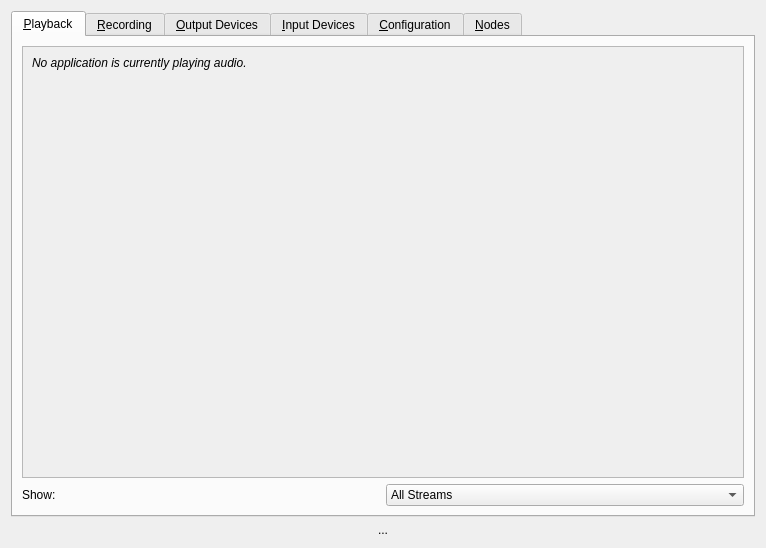
<?xml version="1.0" encoding="UTF-8"?>
<ui version="4.0">
 <class>MainWindow</class>
 <widget class="QDialog" name="MainWindow">
  <property name="geometry">
   <rect>
    <x>0</x>
    <y>0</y>
    <width>766</width>
    <height>548</height>
   </rect>
  </property>
  <property name="windowTitle">
   <string>Volume Control</string>
  </property>
  <property name="windowIcon">
   <iconset theme="multimedia-volume-control">
    <normaloff>.</normaloff>.</iconset>
  </property>
  <layout class="QVBoxLayout" name="verticalLayout">
   <item>
    <widget class="QTabWidget" name="notebook">
     <property name="currentIndex">
      <number>0</number>
     </property>
     <widget class="QWidget" name="tab">
      <attribute name="title">
       <string>&amp;Playback</string>
      </attribute>
      <layout class="QGridLayout" name="gridLayout">
       <item row="0" column="0" colspan="2">
        <widget class="QScrollArea" name="scrollArea">
         <property name="widgetResizable">
          <bool>true</bool>
         </property>
         <widget class="QWidget" name="streamsVBox">
          <property name="geometry">
           <rect>
            <x>0</x>
            <y>0</y>
            <width>730</width>
            <height>423</height>
           </rect>
          </property>
          <property name="sizePolicy">
           <sizepolicy hsizetype="Preferred" vsizetype="Maximum">
            <horstretch>0</horstretch>
            <verstretch>0</verstretch>
           </sizepolicy>
          </property>
          <layout class="QVBoxLayout" name="verticalLayout_2">
           <item>
            <widget class="QLabel" name="noStreamsLabel">
             <property name="text">
              <string>&lt;i&gt;No application is currently playing audio.&lt;/i&gt;</string>
             </property>
            </widget>
           </item>
          </layout>
         </widget>
        </widget>
       </item>
       <item row="1" column="0">
        <widget class="QLabel" name="label">
         <property name="text">
          <string>Show:</string>
         </property>
        </widget>
       </item>
       <item row="1" column="1">
        <widget class="QComboBox" name="sinkInputTypeComboBox">
         <item>
          <property name="text">
           <string>All Streams</string>
          </property>
         </item>
         <item>
          <property name="text">
           <string>Applications</string>
          </property>
         </item>
         <item>
          <property name="text">
           <string>Virtual Streams</string>
          </property>
         </item>
        </widget>
       </item>
      </layout>
     </widget>
     <widget class="QWidget" name="tab_2">
      <attribute name="title">
       <string>&amp;Recording</string>
      </attribute>
      <layout class="QGridLayout" name="gridLayout_2">
       <item row="0" column="0" colspan="2">
        <widget class="QScrollArea" name="scrollArea_2">
         <property name="widgetResizable">
          <bool>true</bool>
         </property>
         <widget class="QWidget" name="recsVBox">
          <property name="geometry">
           <rect>
            <x>0</x>
            <y>0</y>
            <width>730</width>
            <height>423</height>
           </rect>
          </property>
          <property name="sizePolicy">
           <sizepolicy hsizetype="Preferred" vsizetype="Maximum">
            <horstretch>0</horstretch>
            <verstretch>0</verstretch>
           </sizepolicy>
          </property>
          <layout class="QVBoxLayout" name="verticalLayout_3">
           <item>
            <widget class="QLabel" name="noRecsLabel">
             <property name="text">
              <string>&lt;i&gt;No application is currently recording audio.&lt;/i&gt;</string>
             </property>
            </widget>
           </item>
          </layout>
         </widget>
        </widget>
       </item>
       <item row="1" column="0">
        <widget class="QLabel" name="label_2">
         <property name="text">
          <string>Show:</string>
         </property>
        </widget>
       </item>
       <item row="1" column="1">
        <widget class="QComboBox" name="sourceOutputTypeComboBox">
         <item>
          <property name="text">
           <string>All Streams</string>
          </property>
         </item>
         <item>
          <property name="text">
           <string>Applications</string>
          </property>
         </item>
         <item>
          <property name="text">
           <string>Virtual Streams</string>
          </property>
         </item>
        </widget>
       </item>
      </layout>
     </widget>
     <widget class="QWidget" name="tab_3">
      <attribute name="title">
       <string>&amp;Output Devices</string>
      </attribute>
      <layout class="QGridLayout" name="gridLayout_3">
       <item row="0" column="0" colspan="2">
        <widget class="QScrollArea" name="scrollArea_3">
         <property name="widgetResizable">
          <bool>true</bool>
         </property>
         <widget class="QWidget" name="sinksVBox">
          <property name="geometry">
           <rect>
            <x>0</x>
            <y>0</y>
            <width>730</width>
            <height>423</height>
           </rect>
          </property>
          <property name="sizePolicy">
           <sizepolicy hsizetype="Preferred" vsizetype="Maximum">
            <horstretch>0</horstretch>
            <verstretch>0</verstretch>
           </sizepolicy>
          </property>
          <layout class="QVBoxLayout" name="verticalLayout_4">
           <item>
            <widget class="QLabel" name="noSinksLabel">
             <property name="text">
              <string>&lt;i&gt;No output devices available&lt;/i&gt;</string>
             </property>
            </widget>
           </item>
          </layout>
         </widget>
        </widget>
       </item>
       <item row="1" column="0">
        <widget class="QLabel" name="label_3">
         <property name="text">
          <string>Show:</string>
         </property>
        </widget>
       </item>
       <item row="1" column="1">
        <widget class="QComboBox" name="sinkTypeComboBox">
         <item>
          <property name="text">
           <string>All Output Devices</string>
          </property>
         </item>
         <item>
          <property name="text">
           <string>Hardware Output Devices</string>
          </property>
         </item>
         <item>
          <property name="text">
           <string>Virtual Output Devices</string>
          </property>
         </item>
        </widget>
       </item>
      </layout>
     </widget>
     <widget class="QWidget" name="tab_4">
      <attribute name="title">
       <string>&amp;Input Devices</string>
      </attribute>
      <layout class="QGridLayout" name="gridLayout_4">
       <item row="0" column="0" colspan="2">
        <widget class="QScrollArea" name="scrollArea_4">
         <property name="widgetResizable">
          <bool>true</bool>
         </property>
         <widget class="QWidget" name="sourcesVBox">
          <property name="geometry">
           <rect>
            <x>0</x>
            <y>0</y>
            <width>730</width>
            <height>423</height>
           </rect>
          </property>
          <property name="sizePolicy">
           <sizepolicy hsizetype="Preferred" vsizetype="Maximum">
            <horstretch>0</horstretch>
            <verstretch>0</verstretch>
           </sizepolicy>
          </property>
          <layout class="QVBoxLayout" name="verticalLayout_5">
           <item>
            <widget class="QLabel" name="noSourcesLabel">
             <property name="text">
              <string>&lt;i&gt;No input devices available&lt;/i&gt;</string>
             </property>
            </widget>
           </item>
          </layout>
         </widget>
        </widget>
       </item>
       <item row="1" column="0">
        <widget class="QLabel" name="label_4">
         <property name="text">
          <string>Show:</string>
         </property>
        </widget>
       </item>
       <item row="1" column="1">
        <widget class="QComboBox" name="sourceTypeComboBox">
         <item>
          <property name="text">
           <string>All Input Devices</string>
          </property>
         </item>
         <item>
          <property name="text">
           <string>All Except Monitors</string>
          </property>
         </item>
         <item>
          <property name="text">
           <string>Hardware Input Devices</string>
          </property>
         </item>
         <item>
          <property name="text">
           <string>Virtual Input Devices</string>
          </property>
         </item>
         <item>
          <property name="text">
           <string>Monitors</string>
          </property>
         </item>
        </widget>
       </item>
      </layout>
     </widget>
     <widget class="QWidget" name="tab_5">
      <attribute name="title">
       <string>&amp;Configuration</string>
      </attribute>
      <layout class="QVBoxLayout" name="verticalLayout_7">
       <item>
        <widget class="QScrollArea" name="scrollArea_5">
         <property name="widgetResizable">
          <bool>true</bool>
         </property>
         <widget class="QWidget" name="cardsVBox">
          <property name="geometry">
           <rect>
            <x>0</x>
            <y>0</y>
            <width>730</width>
            <height>433</height>
           </rect>
          </property>
          <property name="sizePolicy">
           <sizepolicy hsizetype="Preferred" vsizetype="Maximum">
            <horstretch>0</horstretch>
            <verstretch>0</verstretch>
           </sizepolicy>
          </property>
          <layout class="QVBoxLayout" name="verticalLayout_6">
           <item>
            <widget class="QLabel" name="noCardsLabel">
             <property name="text">
              <string>&lt;i&gt;No cards available for configuration&lt;/i&gt;</string>
             </property>
            </widget>
           </item>
          </layout>
         </widget>
        </widget>
       </item>
       <item>
        <widget class="QCheckBox" name="showVolumeMetersCheckButton">
         <property name="text">
          <string>Show volume meters</string>
         </property>
        </widget>
       </item>
      </layout>
     </widget>
     <widget class="QWidget" name="tab_6">
      <attribute name="title">
       <string>&amp;Nodes</string>
      </attribute>
      <layout class="QVBoxLayout" name="nodesVBox"/>
     </widget>
    </widget>
   </item>
   <item>
    <widget class="QLabel" name="connectingLabel">
     <property name="text">
      <string>...</string>
     </property>
     <property name="alignment">
      <set>Qt::AlignCenter</set>
     </property>
     <property name="wordWrap">
      <bool>true</bool>
     </property>
     <property name="textInteractionFlags">
      <set>Qt::LinksAccessibleByMouse|Qt::TextSelectableByMouse</set>
     </property>
    </widget>
   </item>
  </layout>
 </widget>
 <resources/>
 <connections/>
</ui>
